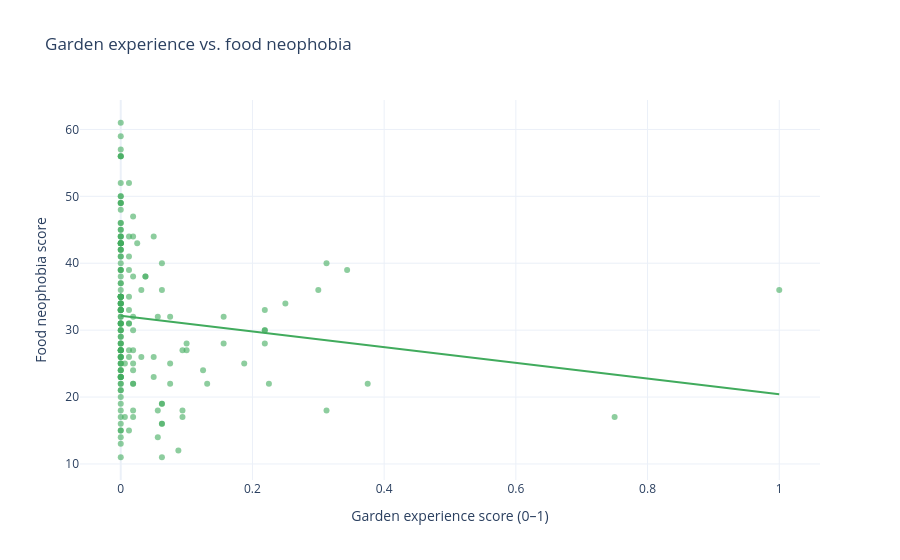

Notebook source saved alongside this figure:
### Code cell
fig_scatter = px.scatter(
    df,
    x="garden_experience_score",
    y="food_neophobia_score",
    trendline="ols",
    title="Garden experience vs. food neophobia",
    labels={"garden_experience_score": "Garden experience score (0–1)", "food_neophobia_score": "Food neophobia score"},
    opacity=0.6,
    color_discrete_sequence=[px.colors.sequential.Greens[5]],
)
fig_scatter.show()

# Save
fig_scatter.write_html(images_path / "experience_vs_food_neophobia_scatter.html")
fig_scatter.write_image(images_path / "experience_vs_food_neophobia_scatter.png", width=800, height=500, scale=3)
print("Saved experience_vs_food_neophobia_scatter.html and .png")

### Figure 1 — Plotly figure (JSON) as saved in the notebook; plotly's stock layout.template omitted (floating-point values rounded to 4 significant figures; data arrays with more than 128 entries replaced by an {"elided": "..."} marker saying what was removed)
{"data": [{"hovertemplate": "Garden experience score (0–1)=%{x}<br>Food neophobia score=%{y}<extra></extra>", "legendgroup": "", "marker": {"color": "rgb(65,171,93)", "opacity": 0.6, "symbol": "circle"}, "mode": "markers", "name": "", "orientation": "v", "showlegend": false, "type": "scatter", "x": {"elided": "180 float values"}, "xaxis": "x", "y": {"elided": "180 int values"}, "yaxis": "y"}, {"hovertemplate": "<b>OLS trendline</b><br>food_neophobia_score = -11.7318 * garden_experience_score + 32.1556<br>R<sup>2</sup>=0.016032<br><br>Garden experience score (0–1)=%{x}<br>Food neophobia score=%{y} <b>(trend)</b><extra></extra>", "legendgroup": "", "marker": {"color": "rgb(65,171,93)", "symbol": "circle"}, "mode": "lines", "name": "", "showlegend": false, "type": "scatter", "x": {"elided": "180 float values"}, "xaxis": "x", "y": {"elided": "180 float values"}, "yaxis": "y"}], "layout": {"legend": {"tracegroupgap": 0}, "title": {"text": "Garden experience vs. food neophobia"}, "xaxis": {"anchor": "y", "domain": [0, 1], "title": {"text": "Garden experience score (0–1)"}}, "yaxis": {"anchor": "x", "domain": [0, 1], "title": {"text": "Food neophobia score"}}}}
